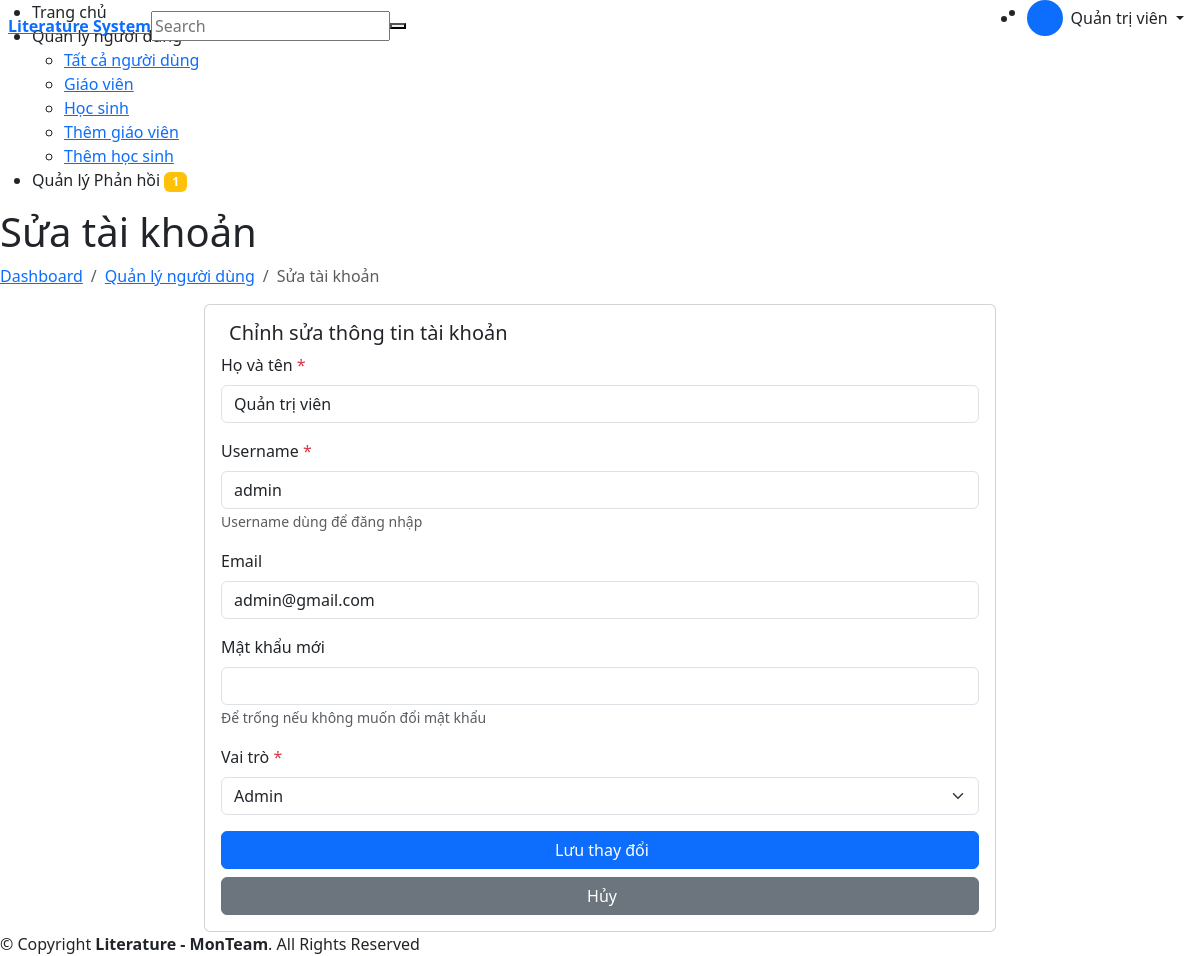
Page /views/admin/edit_user.php?id=1 (signed in) on the committed database.
### tables this page shows
CREATE TABLE `users` (
  `user_id` int NOT NULL,
  `fullname` varchar(255) NOT NULL,
  `username` varchar(100) NOT NULL,
  `email` varchar(255) DEFAULT NULL,
  `password_hash` varchar(255) DEFAULT NULL,
  `role` enum('student','teacher','admin') DEFAULT 'student',
  `created_at` timestamp NULL DEFAULT CURRENT_TIMESTAMP
);

### views/admin/edit_user.php (the view, shortened to what this page needs)
<?php
require_once __DIR__ . '/../../config/db.php';
$userId = $_GET['id'] ?? 0;
try {
    $stmt = $pdo->prepare("SELECT * FROM users WHERE user_id = :id");
    $stmt->execute([':id' => $userId]);
    $user = $stmt->fetch(PDO::FETCH_ASSOC);
} catch (PDOException $e) {
    error_log("Error fetching user: " . $e->getMessage());
    header("Location: " . URL_ROOT . "/views/admin/manage_users.php");
    exit();
}
?>
<!DOCTYPE html>
<html lang="vi">
<head>
    <?php include __DIR__ . '/../templates/assets.php'; ?>
</head>
<body>
    <?php
    include __DIR__ . '/../templates/header.php';
    include __DIR__ . '/../templates/sidebar_admin.php';
    ?>
    <main id="main" class="main">
        <div class="pagetitle">
            <h1>Sửa tài khoản</h1>
            <nav>
                <ol class="breadcrumb">
                    <li class="breadcrumb-item"><a href="<?= URL_ROOT ?>/views/admin/dashboard.php">Dashboard</a></li>
                    <li class="breadcrumb-item"><a href="<?= URL_ROOT ?>/views/admin/manage_users.php">Quản lý người dùng</a></li>
                    <li class="breadcrumb-item active">Sửa tài khoản</li>
                </ol>
            </nav>
        </div>
        <section class="section">
            <div class="row justify-content-center">
                <div class="col-lg-8">
                    <div class="card">
                        <div class="card-body">
                            <h5 class="card-title">
                                <i class="bi bi-pencil me-2"></i>Chỉnh sửa thông tin tài khoản
                            </h5>
                            <form method="POST" action="">
                                <div class="mb-3">
                                    <label class="form-label">Họ và tên <span class="text-danger">*</span></label>
                                    <input type="text" name="fullname" class="form-control" required value="<?= htmlspecialchars($user['fullname']) ?>">
                                </div>
                                <div class="mb-3">
                                    <label class="form-label">Username <span class="text-danger">*</span></label>
                                    <input type="text" name="username" class="form-control" required value="<?= htmlspecialchars($user['username']) ?>">
                                    <small class="form-text text-muted">Username dùng để đăng nhập</small>
                                </div>
                                <div class="mb-3">
                                    <label class="form-label">Email</label>
                                    <input type="email" name="email" class="form-control" value="<?= htmlspecialchars($user['email'] ?? '') ?>">
                                </div>
                                <div class="mb-3">
                                    <label class="form-label">Mật khẩu mới</label>
                                    <input type="password" name="password" class="form-control">
                                    <small class="form-text text-muted">Để trống nếu không muốn đổi mật khẩu</small>
                                </div>
                                <div class="mb-3">
                                    <label class="form-label">Vai trò <span class="text-danger">*</span></label>
                                    <select name="role" class="form-select" required>
                                        <option value="admin" <?= $user['role'] === 'admin' ? 'selected' : '' ?>>Admin</option>
                                    </select>
                                </div>
                                <div class="d-grid gap-2">
                                    <button type="submit" class="btn btn-primary">
                                        <i class="bi bi-save me-1"></i> Lưu thay đổi
                                    </button>
                                    <a href="<?= URL_ROOT ?>/views/admin/manage_users.php" class="btn btn-secondary">
                                        <i class="bi bi-x-circle me-1"></i> Hủy
                                    </a>
                                </div>
                            </form>
                        </div>
                    </div>
                </div>
            </div>
        </section>
    </main>
    <?php include __DIR__ . '/../templates/footer.php'; ?>
</body>
</html>

### rows in the picture
users: fullname "Quản trị viên", username "admin", email "admin@gmail.com", role "Admin"

### other values in the picture
$_SESSION['user']['fullname'] "Quản trị viên"
$pendingReflect "1"
